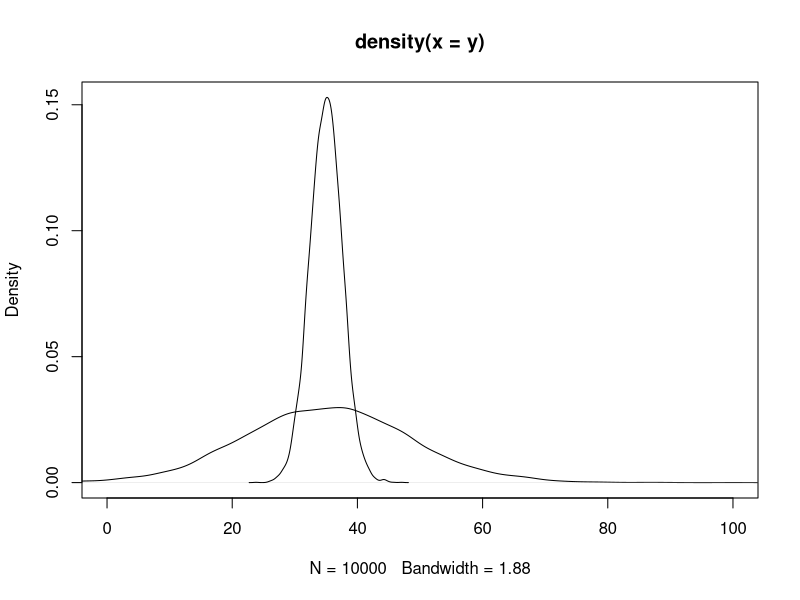

This chart was generated by the following R code:


m_0 = (60+10)/2; s2_0 = ((60-10)/4)^2;
n_0 = 25; v_0 = n_0 - 1
set.seed(1234)
phi = rgamma(10000, v_0/2, s2_0*v_0/2)
sigma = 1/sqrt(phi)
mu = rnorm(10000, mean=m_0, sd=sigma/(sqrt(n_0)))
y = rnorm(10000, mu, sigma)
quantile(y, c(0.025,0.975))


den_mu <- density(mu)
den_y <- density(y)

plot(den_y, xlim = c(0, 100), ylim = c(0, max(den_mu$y)))
lines(den_mu)

